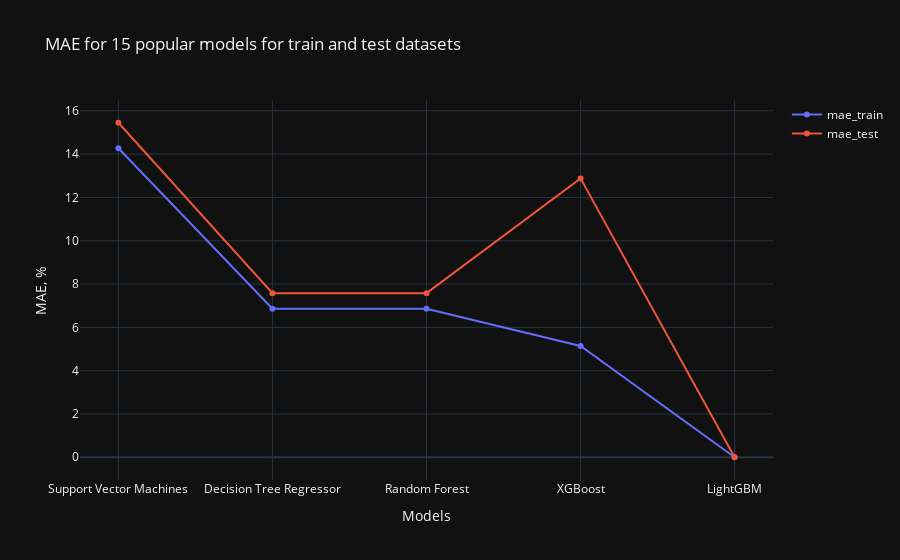

The notebook cell saved with this chart:
### Code cell
# Plot with plotly dark theme
import plotly.graph_objects as go
fig = go.Figure()
fig.add_trace(go.Scatter(x=models['Model'], y=models['mae_train'], name='mae_train'))
fig.add_trace(go.Scatter(x=models['Model'], y=models['mae_test'], name='mae_test'))
fig.update_layout(title='MAE for 15 popular models for train and test datasets',
                   xaxis_title='Models',
                   yaxis_title='MAE, %')
fig.update_layout(template='plotly_dark')
fig.show()

### Figure 1 — Plotly figure (JSON) as saved in the notebook; plotly's stock layout.template omitted (floating-point values rounded to 4 significant figures)
{"data": [{"name": "mae_train", "x": ["Support Vector Machines", "Decision Tree Regressor", "Random Forest", "XGBoost", "LightGBM"], "y": [14.27, 6.86, 6.86, 5.14, 0.0], "type": "scatter"}, {"name": "mae_test", "x": ["Support Vector Machines", "Decision Tree Regressor", "Random Forest", "XGBoost", "LightGBM"], "y": [15.45, 7.58, 7.58, 12.88, 0.0], "type": "scatter"}], "layout": {"title": {"text": "MAE for 15 popular models for train and test datasets"}, "xaxis": {"title": {"text": "Models"}}, "yaxis": {"title": {"text": "MAE, %"}}}}
